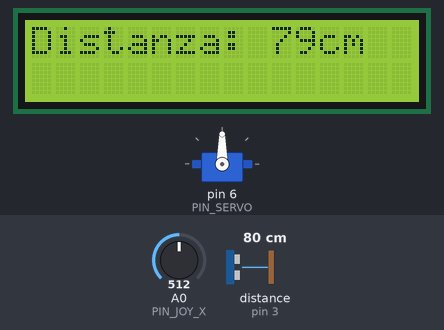
A sketch run on a simulated Arduino Uno, built with avr-gcc and run on an emulated ATmega328P. On the bench: servo, 16×2 character LCD. Wiring (inferred from the names in the program): ultrasonic range finder: trigger pin 5; echo pin 3. The inputs (shaded band) are chosen by the test bench; at power-on: distance to the obstacle (sensor on pin 3) 80 cm, A0 (PIN_JOY_X) = 512. The echo pulse lasts 58.3 µs per cm; what the sketch prints to the serial monitor is not drawn.

Above: at 1.2 s.
1.3 s: distance to the obstacle (sensor on pin 3) set to 2 cm
At 2.5 s:
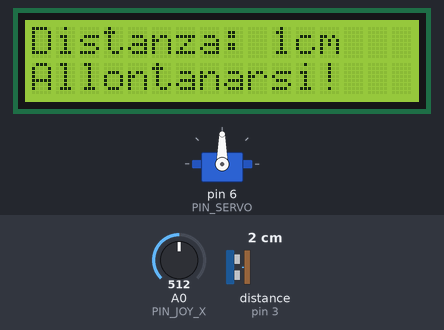
2.8 s: A0 (PIN_JOY_X) set to 559
5.8 s: A0 (PIN_JOY_X) set to 587
At 8.2 s:
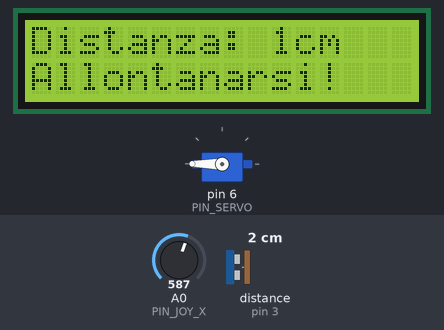
8.7 s: A0 (PIN_JOY_X) set to 470
10.2 s: A0 (PIN_JOY_X) set to 439
At 10.69 s:
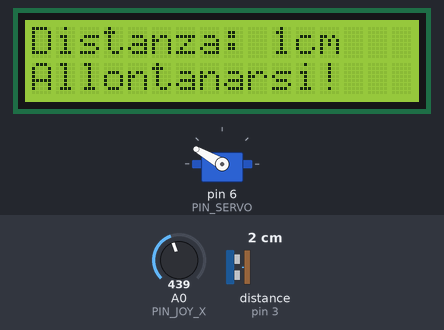
13.2 s: distance to the obstacle (sensor on pin 3) set to 120 cm
At 14.1 s:
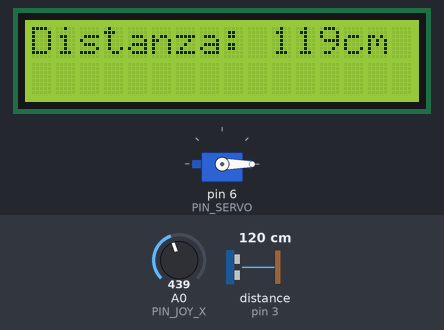
Timing chart, 0 to 15.8 s (numbered marks = the images above; inputs shaded):
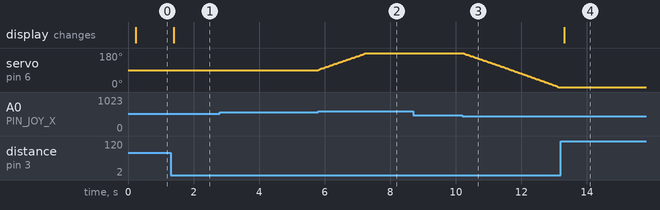

Measured:
- the behaviour switches between 572 and 573 on A0 (PIN_JOY_X) (found by bisection; images 1 and 2)
- the behaviour switches between 452 and 451 on A0 (PIN_JOY_X) (found by bisection; images 2 and 3)
- after the input at 1.3 s, the display: changes after 0.10 s (image 1)
- after the input at 2.8 s, every drawn part: stays the same
- after the input at 5.8 s, servo on pin 6 (PIN_SERVO): moves from 90° to 180° over 1.5 s, starting at once
- after the input at 8.7 s, every drawn part: stays the same
- after the input at 10.2 s, servo on pin 6 (PIN_SERVO): moves from 180° to 0° over 2.9 s, starting at once
- after the input at 13.2 s, the display: changes after 0.10 s (image 4)

The sketch:

joystick_servo_ultrasuoni_lcd.ino
```cpp
/*
  Elegoo Super Starter Kit
  ------------------------
  Joystick -> muove un microservo
  Sul servo e' montato un sensore ad ultrasuoni (HC-SR04)
  La distanza misurata viene mostrata su un LCD 16x2
  Se un oggetto e' entro 10 cm, il display avvisa "Allontanarsi!"

  COLLEGAMENTI:
  - Joystick:  SW -> D2   |  X -> A0   |  Y -> A1
  - Servo:     segnale -> D6
  - HC-SR04:   ECHO -> D3 |  TRIG -> D5
  - LCD 16x2:  RS->7  EN->8  D4->9  D5->10  D6->11  D7->12
*/

#include <Servo.h>
#include <LiquidCrystal.h>

// ---------- Pin ----------
const int PIN_JOY_SW  = 2;
const int PIN_JOY_X   = A0;
const int PIN_JOY_Y   = A1;

const int PIN_SERVO   = 6;

const int PIN_ECHO    = 3;
const int PIN_TRIG    = 5;

const int PIN_LCD_RS  = 7;
const int PIN_LCD_EN  = 8;
const int PIN_LCD_D4  = 9;
const int PIN_LCD_D5  = 10;
const int PIN_LCD_D6  = 11;
const int PIN_LCD_D7  = 12;

// ---------- Oggetti ----------
Servo microServo;
LiquidCrystal lcd(PIN_LCD_RS, PIN_LCD_EN, PIN_LCD_D4, PIN_LCD_D5, PIN_LCD_D6, PIN_LCD_D7);

// ---------- Parametri ----------
const int SOGLIA_CM   = 10;     // distanza di allarme
const int DEADZONE    = 60;     // zona morta joystick (centro ~512)
int angoloServo       = 90;     // posizione iniziale del servo

unsigned long ultimoAggiornamentoLCD = 0;
const unsigned long INTERVALLO_LCD = 200; // ms

void setup() {
  Serial.begin(9600);

  pinMode(PIN_JOY_SW, INPUT_PULLUP);
  pinMode(PIN_ECHO, INPUT);
  pinMode(PIN_TRIG, OUTPUT);

  microServo.attach(PIN_SERVO);
  microServo.write(angoloServo);

  lcd.begin(16, 2);
  lcd.print("Distanza:");
}

// Legge il joystick e muove il servo di conseguenza
void aggiornaServoDaJoystick() {
  int valX = analogRead(PIN_JOY_X); // 0-1023, centro ~512

  // Se il joystick e' spostato oltre la deadzone, muovi il servo
  if (valX > 512 + DEADZONE) {
    angoloServo += 2;
  } else if (valX < 512 - DEADZONE) {
    angoloServo -= 2;
  }

  angoloServo = constrain(angoloServo, 0, 180);
  microServo.write(angoloServo);
}

// Misura la distanza in cm con l'HC-SR04
long misuraDistanzaCM() {
  digitalWrite(PIN_TRIG, LOW);
  delayMicroseconds(2);
  digitalWrite(PIN_TRIG, HIGH);
  delayMicroseconds(10);
  digitalWrite(PIN_TRIG, LOW);

  // timeout 25ms (~4m) per evitare blocchi se non torna eco
  long durata = pulseIn(PIN_ECHO, HIGH, 25000);
  if (durata == 0) return -1; // nessuna lettura valida

  long distanza = durata * 0.0343 / 2; // velocita' suono / 2 (andata e ritorno)
  return distanza;
}

void aggiornaLCD(long distanza) {
  lcd.setCursor(0, 0);
  lcd.print("Distanza:       ");
  lcd.setCursor(10, 0);
  if (distanza < 0) {
    lcd.print("---");
  } else {
    lcd.print(distanza);
    lcd.print("cm ");
  }

  lcd.setCursor(0, 1);
  if (distanza > 0 && distanza <= SOGLIA_CM) {
    lcd.print("Allontanarsi!   ");
  } else {
    lcd.print("                "); // pulisce la riga
  }
}

void loop() {
  aggiornaServoDaJoystick();

  long distanza = misuraDistanzaCM();

  // Aggiorna il display ogni INTERVALLO_LCD ms (evita sfarfallio)
  if (millis() - ultimoAggiornamentoLCD >= INTERVALLO_LCD) {
    aggiornaLCD(distanza);
    ultimoAggiornamentoLCD = millis();
  }

  // Debug su Serial Monitor (opzionale)
  Serial.print("Angolo servo: ");
  Serial.print(angoloServo);
  Serial.print("  Distanza: ");
  Serial.println(distanza);

  delay(20);
}
```
